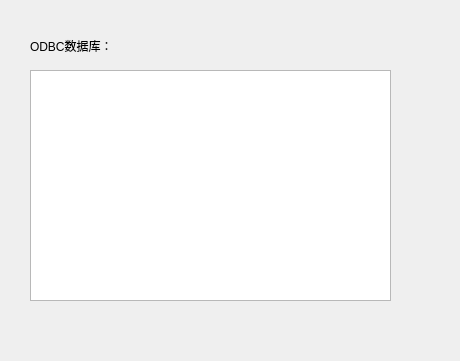
<?xml version="1.0" encoding="UTF-8"?>
<ui version="4.0">
 <class>Database</class>
 <widget class="QDialog" name="Database">
  <property name="geometry">
   <rect>
    <x>0</x>
    <y>0</y>
    <width>460</width>
    <height>361</height>
   </rect>
  </property>
  <property name="windowTitle">
   <string>Dialog</string>
  </property>
  <property name="styleSheet">
   <string notr="true">border-image: url(:/images/data.png);</string>
  </property>
  <widget class="QTableView" name="tableView">
   <property name="geometry">
    <rect>
     <x>30</x>
     <y>70</y>
     <width>361</width>
     <height>231</height>
    </rect>
   </property>
   <property name="styleSheet">
    <string notr="true">border-image: url(:/images/chat.png);</string>
   </property>
  </widget>
  <widget class="QLabel" name="label">
   <property name="geometry">
    <rect>
     <x>30</x>
     <y>30</y>
     <width>121</width>
     <height>31</height>
    </rect>
   </property>
   <property name="styleSheet">
    <string notr="true">font: 12pt &quot;Agency FB&quot;;</string>
   </property>
   <property name="text">
    <string>ODBC数据库：</string>
   </property>
  </widget>
 </widget>
 <resources/>
 <connections/>
</ui>
